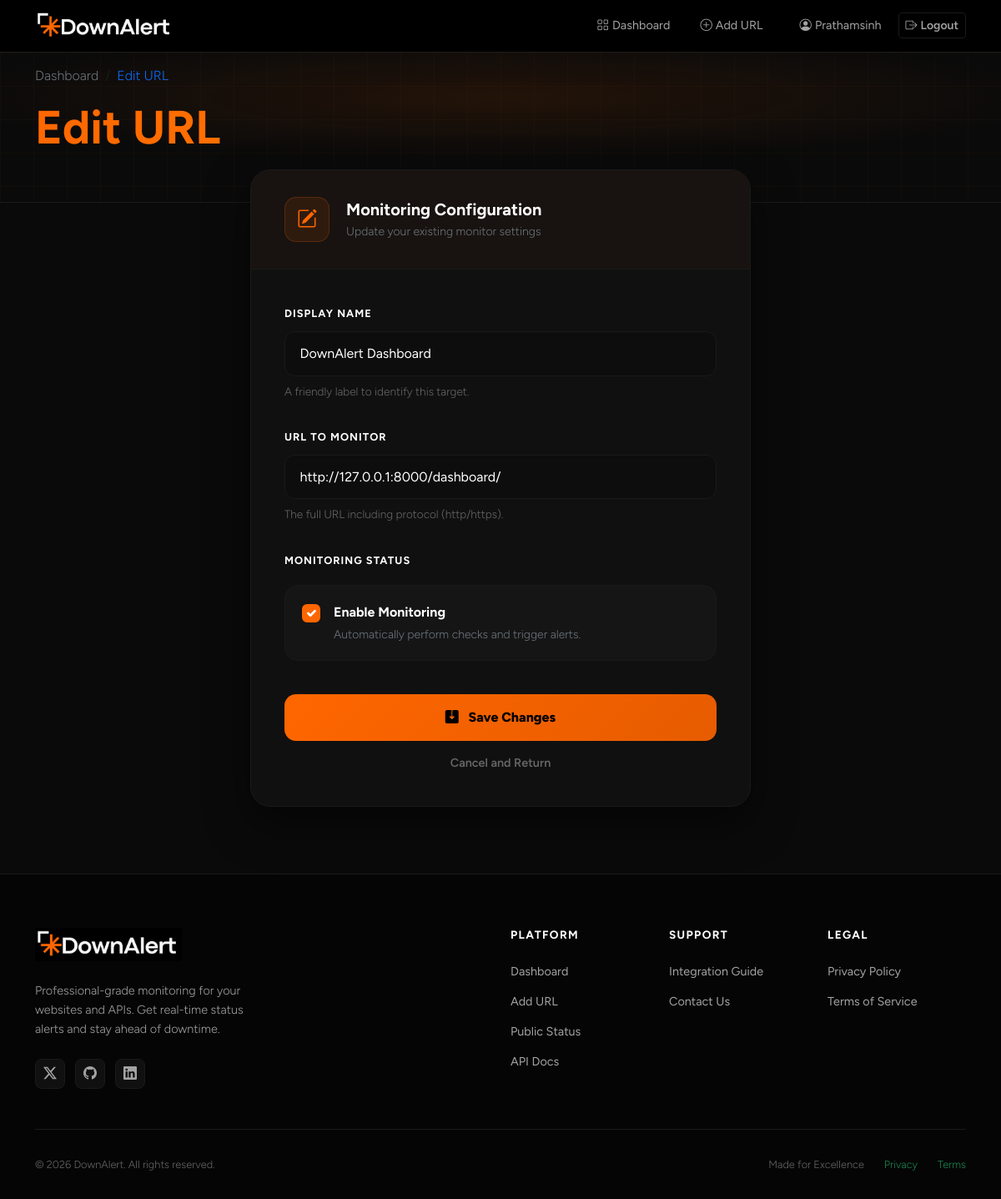
/urls/8/edit/ (signed in), run on the app's committed database.
### monitor/models.py (models this page shows, shortened)
class MonitoredURL(models.Model):
    user = models.ForeignKey(User, on_delete=models.CASCADE, related_name='monitored_urls')
    name = models.CharField(max_length=100)
    url = models.URLField()
    is_active = models.BooleanField(default=True)
    created_at = models.DateTimeField(auto_now_add=True)
    last_checked = models.DateTimeField(null=True, blank=True)
    current_status = models.BooleanField(default=True)   # True=Up, False=Down
    current_response_time = models.FloatField(null=True, blank=True)
    class Meta:
        ordering = ['-created_at']

### monitor/views.py (the view)
# urls.py: path('urls/<int:pk>/edit/', views.edit_url, name='url_edit'),
@login_required
def edit_url(request, pk):
    monitored_url = get_object_or_404(MonitoredURL, pk=pk, user=request.user)
    if request.method == 'POST':
        form = MonitoredURLForm(request.POST, instance=monitored_url)
        if form.is_valid():
            form.save()
            messages.success(request, f'✅ "{monitored_url.name}" has been updated.')
            return redirect('dashboard')
    else:
        form = MonitoredURLForm(instance=monitored_url)
    context = {
        'form': form,
        'form_title': 'Edit URL',
        'submit_label': 'Save Changes',
        'monitored_url': monitored_url,
    }
    return render(request, 'monitor/url_form.html', context)

### monitor/forms.py (shortened to what this page needs)
class MonitoredURLForm(forms.ModelForm):
    class Meta:
        model = MonitoredURL
        fields = ['name', 'url', 'is_active']
        widgets = {
            'name': forms.TextInput(attrs={
                'class': 'form-control',
                'placeholder': 'e.g., My Website',
            }),
            'url': forms.URLInput(attrs={
                'class': 'form-control',
                'placeholder': 'https://example.com',
            }),
            'is_active': forms.CheckboxInput(attrs={
                'class': 'form-check-input',
            }),
        }
        labels = {
            'name': 'Display Name',
            'url': 'URL to Monitor',
            'is_active': 'Active (enable monitoring)',
        }

### monitor/templates/monitor/url_form.html (shortened to what this page needs)
{% extends 'monitor/base.html' %}
{% load widget_tweaks %}
{% block content %}
<div class="page-hero">
  <div class="container position-relative">
    <nav aria-label="breadcrumb" class="mb-3">
      <ol class="breadcrumb mb-0" style="background: none; padding: 0;">
        <li class="breadcrumb-item"><a href="{% url 'dashboard' %}" class="text-secondary text-decoration-none">Dashboard</a></li>
        <li class="breadcrumb-item active text-primary" aria-current="page">{{ monitored_url|yesno:"Edit URL,Add URL" }}</li>
      </ol>
    </nav>
    <h1 class="display-4 fw-bold text-gradient mb-0">{{ form_title }}</h1>
  </div>
</div>
<div class="form-container">
  <div class="container">
    <div class="form-card">
      <div class="form-card-header">
        <div class="form-icon-box">
          <i class="bi {{ monitored_url|yesno:'bi-pencil-square,bi-plus-circle' }}"></i>
        </div>
        <div>
          <h5 class="mb-1 text-white fw-bold">Monitoring Configuration</h5>
          <p class="mb-0 small text-secondary">
            {% if monitored_url %}Update your existing monitor settings{% else %}Configure details for your new target{% endif %}
          </p>
        </div>
      </div>
      <div class="form-card-body">
        <form method="post" id="url-form" novalidate>
          <div class="field-group">
            <label for="{{ form.name.id_for_label }}" class="form-label">Display Name</label>
            {{ form.name|add_class:"form-control-dash"|attr:"placeholder:e.g., Company Website" }}
            <div class="form-desc">A friendly label to identify this target.</div>
          </div>
          <div class="field-group">
            <label for="{{ form.url.id_for_label }}" class="form-label">URL to Monitor</label>
            {{ form.url|add_class:"form-control-dash"|attr:"placeholder:https://example.com" }}
            <div class="form-desc">The full URL including protocol (http/https).</div>
          </div>
          <div class="field-group">
            <label class="form-label">Monitoring Status</label>
            <label class="check-card" for="{{ form.is_active.id_for_label }}">
              {{ form.is_active|add_class:"form-check-input" }}
              <div>
                <div class="text-white fw-bold mb-1">Enable Monitoring</div>
                <div class="small text-secondary">Automatically perform checks and trigger alerts.</div>
              </div>
            </label>
          </div>
          <div class="mt-4 pt-2">
            <button type="submit" class="btn btn-submit">
              <i class="bi {{ monitored_url|yesno:'bi-save2-fill,bi-plus-circle-fill' }} me-2"></i>
              {{ submit_label|default:"Start Monitoring" }}
            </button>
            <a href="{% url 'dashboard' %}" class="btn-cancel-link">Cancel and Return</a>
          </div>
        </form>
      </div>
    </div>
  </div>
</div>
{% endblock %}

### monitor/templates/monitor/base.html (shortened to what this page needs)
{% load static %}
<!DOCTYPE html>
<html lang="en">
<head>
  <link href="https://cdn.jsdelivr.net/npm/bootstrap@5.3.2/dist/css/bootstrap.min.css" rel="stylesheet">
  <link href="https://cdn.jsdelivr.net/npm/bootstrap-icons@1.11.3/font/bootstrap-icons.min.css" rel="stylesheet">
</head>
<body>
  <nav class="navbar navbar-expand-lg sticky-top">
    <div class="container">
      <a class="navbar-brand d-flex align-items-center" href="{% url 'home' %}" style="padding: 0; margin-right: 1.5rem;">
        <img src="{% static 'monitor/images/downalert_logo.png' %}" alt="Logo" class="img-fluid" style="height: 38px; max-width: 200px; object-fit: contain;">
      </a>
      <div class="collapse navbar-collapse" id="navbarNav">
        <ul class="navbar-nav ms-auto align-items-center gap-1">
          {% if user.is_authenticated %}
          <li class="nav-item">
            <a class="nav-link" href="{% url 'dashboard' %}">
              <i class="bi bi-grid me-1"></i>Dashboard
            </a>
          </li>
          <li class="nav-item">
            <a class="nav-link" href="{% url 'url_add' %}">
              <i class="bi bi-plus-circle me-1"></i>Add URL
            </a>
          </li>
          <li class="nav-item ms-2">
            <a class="nav-link {% if request.resolver_match.url_name == 'profile' %}active{% endif %}"
              href="{% url 'profile' %}" style="-webkit-text-fill-color: unset;">
              <i class="bi bi-person-circle me-1"></i>{{ user.username }}
            </a>
          </li>
          <li class="nav-item">
            <form method="post" action="{% url 'logout' %}" class="d-inline">
              <button type="submit" class="btn btn-sm btn-outline-secondary">
                <i class="bi bi-box-arrow-right me-1"></i>Logout
              </button>
            </form>
          </li>
          {% endif %}
        </ul>
      </div>
    </div>
  </nav>
  <main>
    {% block content %}{% endblock %}
  </main>
  <footer>
    <div class="container">
      <div class="row gy-4">
        <div class="col-lg-4">
          <a href="{% url 'home' %}" class="footer-brand d-inline-block" style="margin-bottom: 1.5rem;">
            <img src="{% static 'monitor/images/downalert_logo.png' %}" alt="Logo" class="img-fluid" style="height: 40px; max-width: 200px; object-fit: contain;">
          </a>
          <p class="footer-tagline">
            Professional-grade monitoring for your websites and APIs. Get real-time status alerts and stay ahead of
            downtime.
          </p>
          <div class="mt-4">
            <a href="#" class="footer-social-link"><i class="bi bi-twitter-x"></i></a>
            <a href="#" class="footer-social-link"><i class="bi bi-github"></i></a>
            <a href="#" class="footer-social-link"><i class="bi bi-linkedin"></i></a>
          </div>
        </div>
        <div class="col-6 col-md-3 col-lg-2 ms-lg-auto">
          <h5 class="footer-heading">Platform</h5>
          <ul class="footer-links">
            <li><a href="{% url 'dashboard' %}">Dashboard</a></li>
            <li><a href="{% url 'url_add' %}">Add URL</a></li>
            <li><a href="{% url 'public_status' %}">Public Status</a></li>
            <li><a href="{% url 'api_docs' %}">API Docs</a></li>
          </ul>
        </div>
        <div class="col-6 col-md-3 col-lg-2">
          <h5 class="footer-heading">Support</h5>
          <ul class="footer-links">
            <li><a href="{% url 'integration_guide' %}">Integration Guide</a></li>
            <li><a href="{% url 'contact' %}">Contact Us</a></li>
          </ul>
        </div>
        <div class="col-lg-2">
          <h5 class="footer-heading">Legal</h5>
          <ul class="footer-links">
            <li><a href="{% url 'privacy' %}">Privacy Policy</a></li>
            <li><a href="{% url 'terms' %}">Terms of Service</a></li>
          </ul>
        </div>
      </div>
      <div class="footer-bottom">
        <div>&copy; {% now "Y" %} DownAlert. All rights reserved.</div>
        <div class="d-flex gap-4">
          <span>Made for Excellence</span>
          <a href="{% url 'privacy' %}" class="text-success text-decoration-none">Privacy</a>
          <a href="{% url 'terms' %}" class="text-success text-decoration-none">Terms</a>
        </div>
      </div>
    </div>
  </footer>
</body>
</html>

### monitor/templates/monitor/base.html (style rules this page uses)
:root { --brand-primary: #ff6600; --brand-secondary: #e65c00; --brand-accent: #ff8c00; --brand-success: #10b981; --brand-danger: #ef4444; --brand-warning: #f59e0b; --dark-bg: #0a0a0a; --dark-card: #101010; --dark-border: #1a1a1a; --text-primary: #ffffff; --text-secondary: #a3a3a3; --text-muted: #666666; }
* { box-sizing: border-box; }
body { font-family: 'Figtree', sans-serif; background-color: var(--dark-bg); color: var(--text-primary); min-height: 100vh; display: flex; flex-direction: column; font-weight: 300; }
h1, h2, h3, h4, h5, h6, .fw-700, .fw-800 { font-weight: 700; }
.navbar { background: rgba(0, 0, 0, 0.95) !important; backdrop-filter: blur(20px); border-bottom: 1px solid var(--dark-border); padding: 0.75rem 0; }
.navbar-brand { font-weight: 800; font-size: 1.4rem; background: linear-gradient(135deg, var(--brand-primary), var(--brand-accent)); -webkit-background-clip: text; -webkit-text-fill-color: transparent; background-clip: text; letter-spacing: -1px; }
.navbar-nav .nav-link { color: var(--text-secondary) !important; font-weight: 400; padding: 0.5rem 1rem !important; border-radius: 8px; transition: all 0.2s ease; font-size: 0.9rem; }
main { flex: 1; padding: 0; }
.btn-outline-secondary { border-color: var(--dark-border); color: var(--text-secondary); font-weight: 600; }
.form-control, .form-select { background: #050505; border: 1px solid var(--dark-border); color: var(--text-primary); border-radius: 10px; padding: 0.6rem 0.9rem; transition: all 0.2s ease; font-family: 'Figtree', sans-serif; }
.form-control::placeholder { color: var(--text-muted); }
.form-label { color: var(--text-secondary); font-weight: 500; font-size: 0.85rem; text-transform: uppercase; letter-spacing: 0.05em; margin-bottom: 0.5rem; }
footer { background: #050505; border-top: 1px solid var(--dark-border); padding: 4rem 0 2rem; margin-top: auto; }
.footer-brand { font-weight: 800; font-size: 1.5rem; color: var(--brand-primary); text-decoration: none; margin-bottom: 1rem; display: inline-block; }
.footer-tagline { color: var(--text-secondary); font-size: 0.9rem; line-height: 1.6; max-width: 280px; }
.footer-heading { color: var(--text-primary); font-weight: 700; font-size: 0.85rem; text-transform: uppercase; letter-spacing: 0.1em; margin-bottom: 1.5rem; }
.footer-links { list-style: none; padding: 0; margin: 0; }
.footer-links li { margin-bottom: 0.75rem; }
.footer-links a { color: var(--text-secondary); text-decoration: none; font-size: 0.9rem; transition: all 0.2s ease; font-weight: 400; }
.footer-social-link { width: 36px; height: 36px; background: var(--dark-card); border: 1px solid var(--dark-border); border-radius: 8px; display: inline-flex; align-items: center; justify-content: center; color: var(--text-secondary); margin-right: 0.5rem; transition: all 0.2s ease; }
.footer-bottom { border-top: 1px solid var(--dark-border); padding-top: 2rem; margin-top: 3rem; display: flex; justify-content: space-between; align-items: center; color: var(--text-muted); font-size: 0.8rem; }
footer a { color: var(--brand-primary); text-decoration: none; }
.text-gradient { background: linear-gradient(135deg, var(--brand-primary), var(--brand-accent)); -webkit-background-clip: text; -webkit-text-fill-color: transparent; background-clip: text; }
.page-hero { padding: 1rem 0 3.5rem; background: radial-gradient(ellipse 80% 60% at 50% 30%, rgba(255, 102, 0, 0.1) 0%, transparent 70%), var(--dark-bg); border-bottom: 1px solid var(--dark-border); position: relative; overflow: hidden; }
.page-hero::before { content: ''; position: absolute; inset: 0; background-image: linear-gradient(rgba(255, 102, 0, 0.03) 1px, transparent 1px), linear-gradient(90deg, rgba(255, 102, 0, 0.03) 1px, transparent 1px); background-size: 40px 40px; pointer-events: none; }

### data on the page
MonitoredURL: name "DownAlert Dashboard", url "http://127.0.0.1:8000/dashboard/", is_active "☑"

### other printed values
{{ user.username }} "Prathamsinh"
{{ monitored_url|yesno:"Edit URL,Add URL" }} "Edit URL"
{{ submit_label|default:"Start Monitoring" }} "Save Changes"
